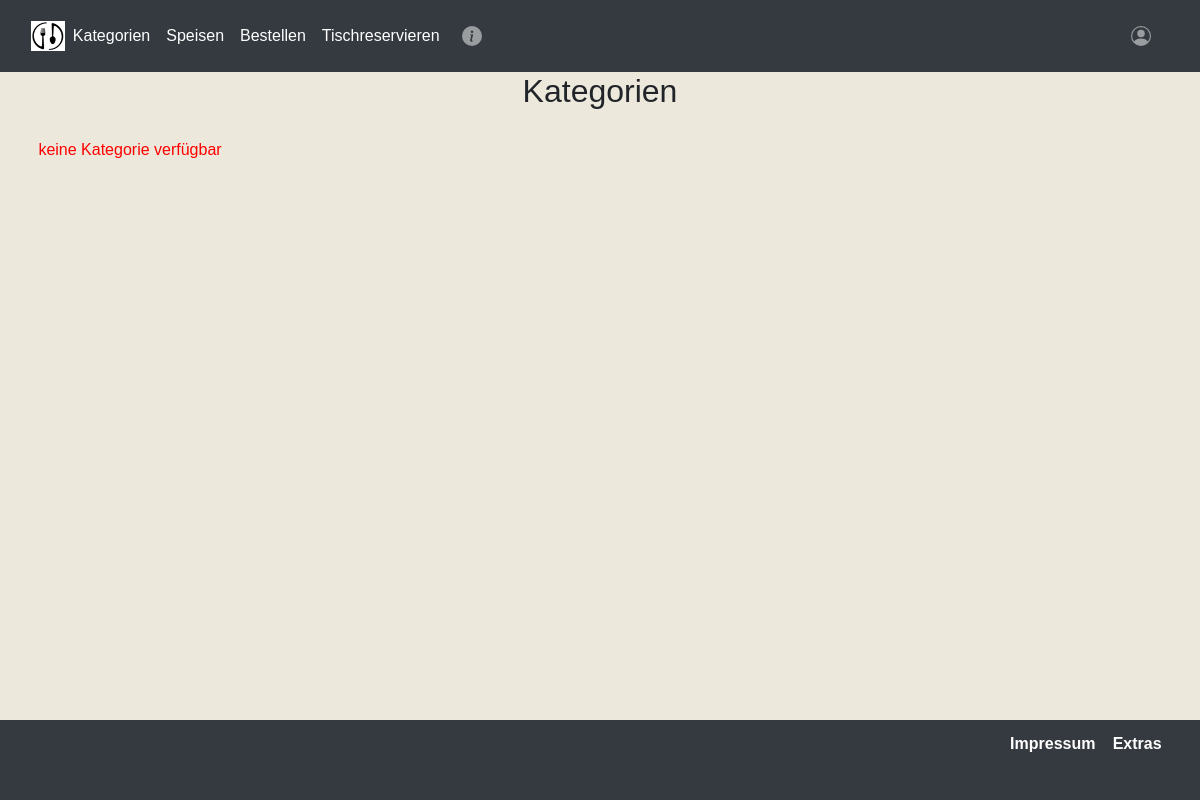
The app's page /categories.php, older data.
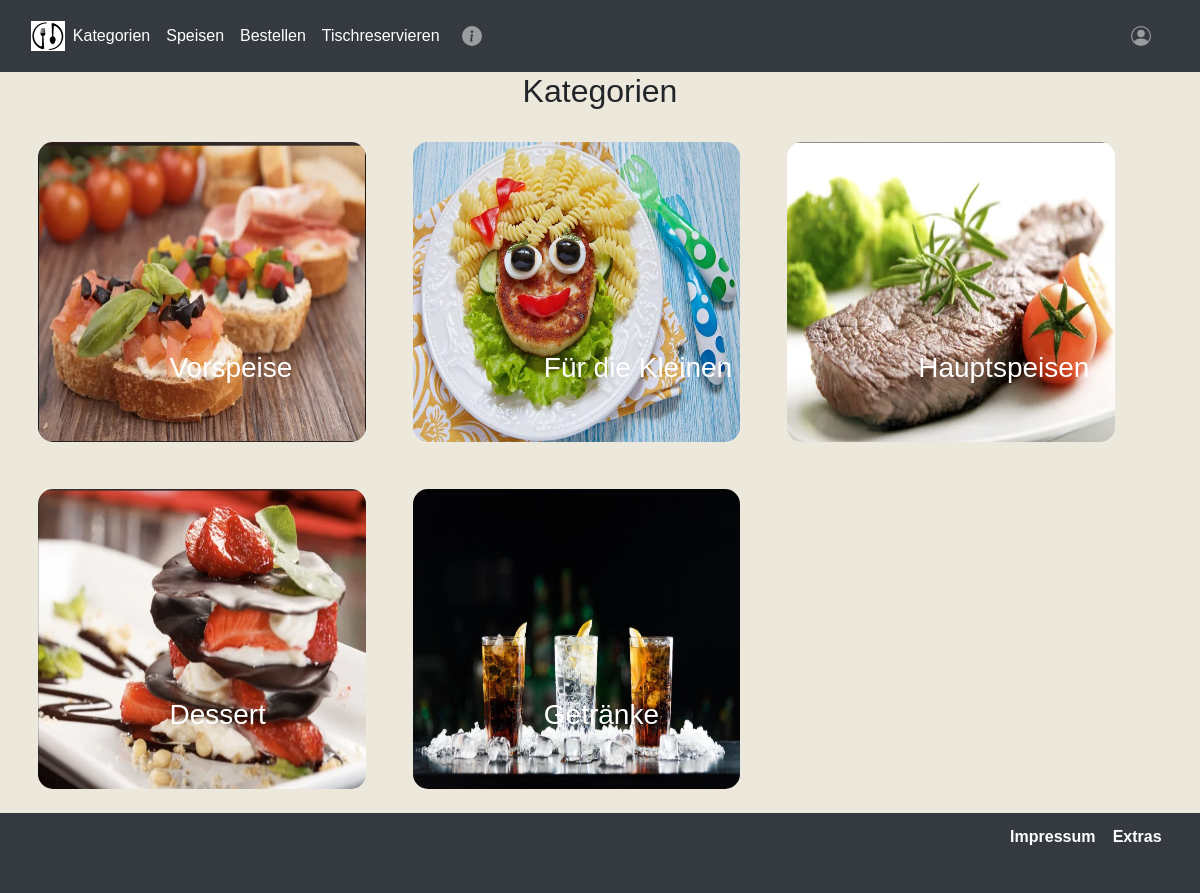
The same page, newer data.
### tables this page shows
CREATE TABLE `category` (
                            `id` int(11) NOT NULL,
                            `category_name` varchar(80) NOT NULL,
                            `image_name` varchar(100) NOT NULL,
                            `featured` varchar(10) NOT NULL,
                            `active` varchar(10) NOT NULL,
                            `icon_name` varchar(100) NOT NULL
);

### config/globalpath.php (called while the page is built)
<?php
$globalpath = "http://localhost:8888/projekt1";

### src/FoodService.php (called while the page is built, shortened)
<?php
require_once "Main.php";
class FoodService extends Main
{
    private $active_categories = array();
    public function loadDashboardData()
    {
        $this->setDashboardCategories();
    }
    private function setDashboardCategories()
    {
        $sql = "SELECT `id`, `category_name`, `image_name`, `icon_name` FROM `category` WHERE `featured` LIKE \"ja\";";
        $result = $this->loadData($sql, "index");
    }
    private function setActiveCategories()
    {
        $sql = "SELECT `id`, `category_name`, `image_name`, `icon_name` FROM `category` WHERE `active` LIKE \"ja\";";
        $result = $this->loadData($sql, "index");
        foreach ($result as $category) {
            $this->active_categories[] = $category;
        }
    }
    public function getActiveCategories()
    {
        return $this->active_categories;
    }
}

### src/Main.php (called while the page is built, shortened)
<?php
class Main
{
    protected $conn;
    protected string $globalpath = "http://localhost:8888/projekt1";
    public function __construct()
    {
        require __DIR__ . "/../config/db_connect.php";
        $this->conn = $conn;
    }
    public function loadData($query, $path)
    {
        return $this->p_loadData($query, $path);
    }
    private function p_loadData($query,$path)
    {
        $stmt = mysqli_stmt_init($this->conn);
        if(!mysqli_stmt_prepare($stmt, $query)){
            header("Location: $this->globalpath/$path.php?error=sqlerror");
            exit();
        } else {
            $result = mysqli_stmt_execute($stmt);
            if($result){
                return mysqli_stmt_get_result($stmt);
            }else{
                header("Location: $this->globalpath/$path.php?error=sqlerror");
                exit();
            }
        }
    }
}

### categories.php (the view, shortened to what this page needs)
<!doctype html>
<html lang="de">
<?php
require "views/header.view.php";
?>
<section
        class="categories">
    <div class="container-kategorie">
        <h2 class="text-center">Kategorien</h2>
        <?php
        $categories = $foodS->getActiveCategories();
        if(count($categories)>0)
        {
            foreach ($categories as $category)
            {
                $id = $category['id'];
                $category_name = $category['category_name'];
                $image_name = $category['image_name'];
                ?>
                <a href="<?php echo $globalpath; ?>/food.php?category=<?php echo $id; ?>">
                    <div class="box-3 float-container">
                        <?php
                        if($image_name=="")
                        {
                            echo "<div class='error'>Image not found.</div>";
                        }
                        else
                        {
                            ?>
                            <img src="<?php echo $globalpath; ?>/assets/images/<?php echo $image_name; ?>" alt="FoodImage" class="img-responsive img-curve" height="300.34px">
                            <?php
                        }
                        ?>
                        <h3 class="float-text text-b"><?php echo $category_name; ?></h3>
                    </div>
                </a>
                <?php
            }
        }
        else
        {
            echo "<div class='error'>keine Kategorie verfügbar</div>";
        }
        ?>
    </div>
</section>
<?php require "views/footer.view.php";
?>

### views/header.view.php (shortened to what this page needs)
<?php
require __DIR__ . "/../src/FoodService.php";
require __DIR__ . "/../config/globalpath.php";
?>
<?php
$foodS = new FoodService();
$foodS->loadDashboardData();
?>
<body>
<head>
    <link rel="stylesheet" href="https://stackpath.bootstrapcdn.com/bootstrap/4.3.1/css/bootstrap.min.css"
>
    <link rel="stylesheet" href="<?php echo $globalpath ?>/assets/css/style.css">
    <nav class="navbar navbar-expand-sm navbar-dark bg-dark ">
        <div class="container-fluid ">
            <ul class="navbar-nav align-items-center p-0">
                <a id="home-link" class="navbar-brand p-0 m-0" href="<?php echo $globalpath ?>/index.php" style="margin: 10px">
                    <img src="<?php echo $globalpath ?>/assets/images/logo1_xs.png" height="30" alt="">
                </a>
                <li class="nav-item">
                    <a class="nav-link active" aria-current="page" href="<?php echo $globalpath ?>/categories.php">Kategorien</a>
                </li>
                <li class="nav-item">
                    <a id="food-link" class="nav-link active" href="<?php echo $globalpath ?>/food.php">Speisen</a>
                </li>
                <li class="nav-item">
                    <a id="ordering-link" class="nav-link active" type="button" href="<?php echo $globalpath ?>/ordering.php">Bestellen</a>
                </li>
                <li class="nav-item">
                    <a id="reservation-link" class="nav-link active" href="<?php echo $globalpath ?>/reservation.php">Tischreservieren</a>
                </li>
                <li class="nav-item ml-1">
                    <a  id="info-link" class="nav-link align-items-center p-0" href="#" style="margin: 10px">
                    </a>
                </li>
            </ul>
            <ul class="navbar-nav flex-row">
                <?php if (!isset($_SESSION["user_id"])): ?>
                    <li class="nav-item" id="nav-person">
                        <a class="nav-link dropdown" id="nav-person-dropdown" role="button" data-toggle="dropdown"
                           aria-haspopup="true" aria-expanded="false" style="margin: 10px">
                        </a>
                    </li>
                <?php endif; ?>
            </ul>
        </div>
    </nav>
</head>
<div class="container container-content">

### views/footer.view.php (shortened to what this page needs)
</div>
<nav class="nav-bottom">
    <ul>
        <li><a href="">Impressum</a></li>
        <li><a href="">Extras</a></li>
    </ul>
</nav>
</body>

### assets/css/style.css (style rules this page uses)
.nav-bottom { background-color: #343a40; position: absolute; bottom: 0; width: 100%; height: 80px; font-weight: bold; font-size: 1rem; }
.nav-bottom>ul { margin: 0; padding: 0; position: absolute; right: 2rem; height: 100%; }
.nav-bottom>ul>li { display: inline-block; height: 100%; padding: 0 0.4rem 0 0.4rem; }
.nav-bottom>ul>li>a { margin-top: 1rem; display: inline-block; color: rgb(255, 255, 255); }
body { position: relative; min-height: 100vh; background-color: #ece8db; }
body, input, textarea, button, select, option { font-family: "Oswald", Helvetica, sans-serif; font-weight: 100; font-size: 1rem; line-height: 1rem; }
.container { position: relative; width: 100%; height: auto; max-width: 1200px; margin: 0 auto; }
.container-content { padding-bottom: 80px }

### categories.php (style rules this page uses)
.img-responsive { width: 100%; }
.img-curve { border-radius: 15px; }
.text-center { text-align: center; }
.text-b { color: #ffffff; }
.float-container { position: relative; }
.float-text { position: absolute; bottom: 50px; left: 40%; }
.box-3 { width: 28%; float: left; margin: 2%; }
.error { padding: 2%; color: red; }

Row changes from the older to the newer data that the page shows:
added category: image_name (picture), category_name "Vorspeise"
added category: image_name (picture), category_name "Für die Kleinen"
added category: image_name (picture), category_name "Hauptspeisen"
added category: image_name (picture), category_name "Dessert"
added category: image_name (picture), category_name "Getränke"
Text that changed along with them:
text no longer shown: "keine Kategorie verfügbar"
